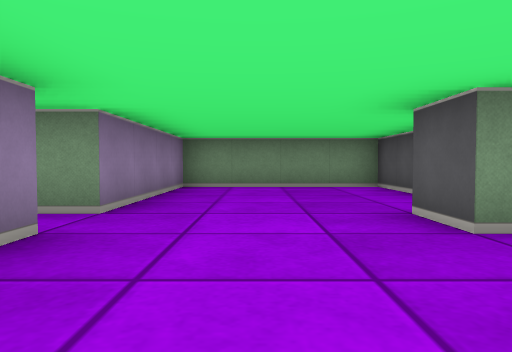
[1] (above)

24 first-person views from a walk through a cub3D ray-caster map. The camera is about half as high as the walls, tilts 2° down and sees 70° across. The floor is counted in squares. Each view is taken from the middle of a square. On the plan, view 1 faces up. The plan holds only what a view shows up to about 9 squares ahead; the rest is blank.

[2]
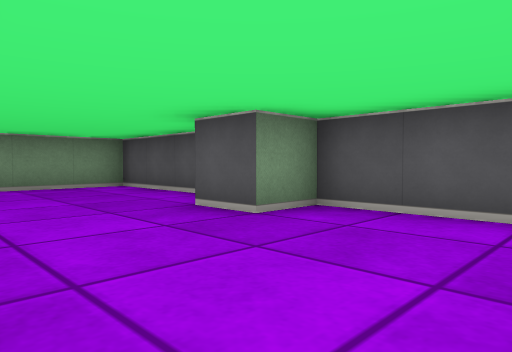

[3]
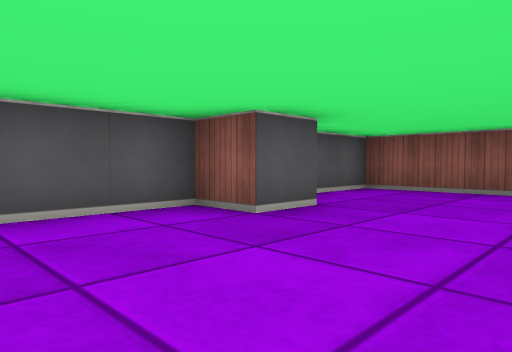

[4]
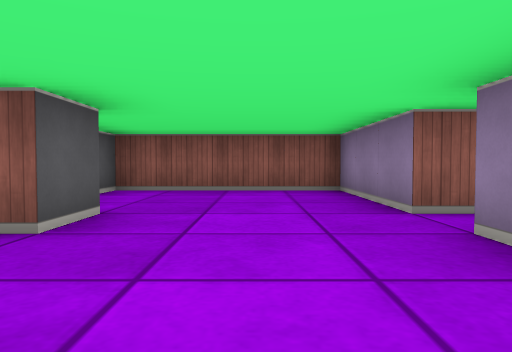

[5]
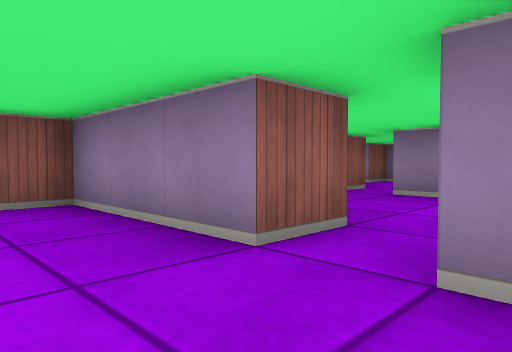

[6]
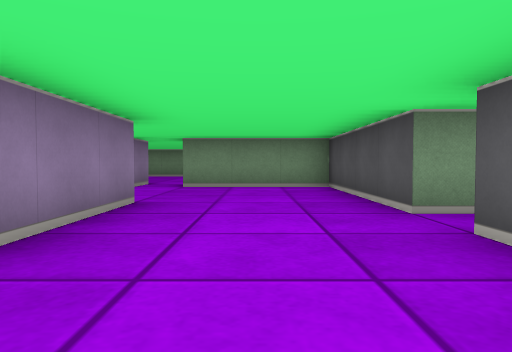

[7]
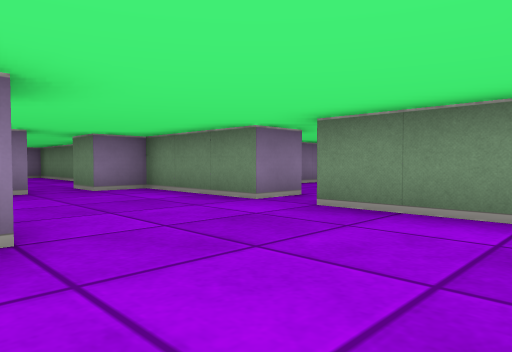

[8]
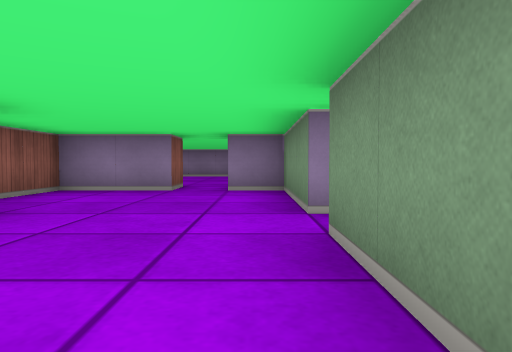

[9]
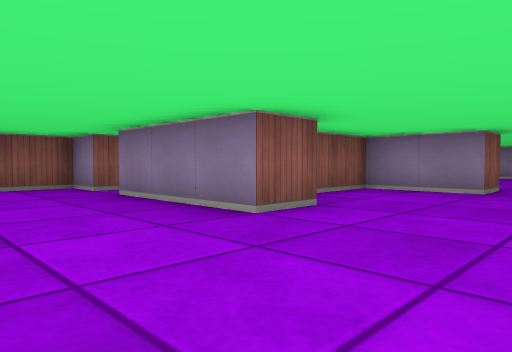

[10]
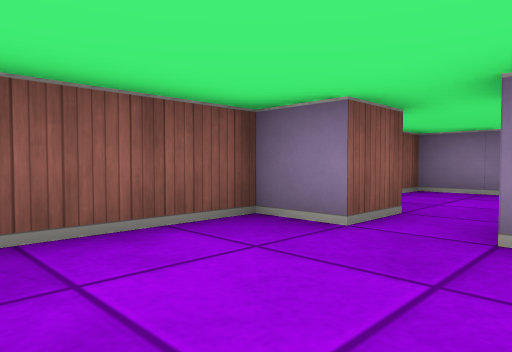

[11]
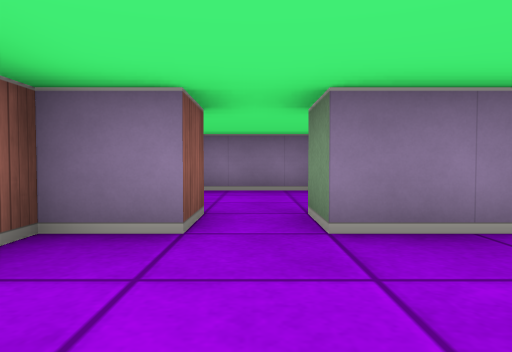

[12]
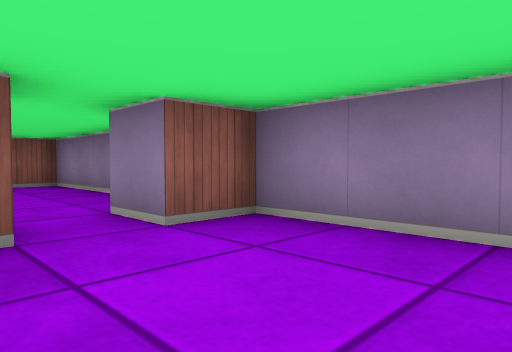

[13]
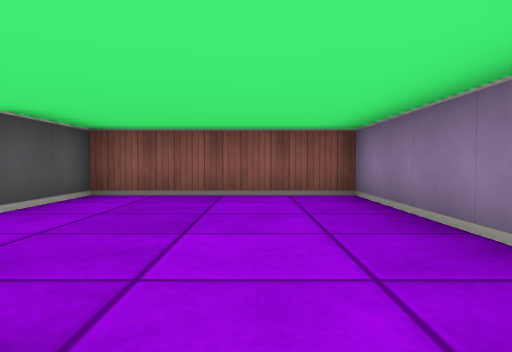

[14]
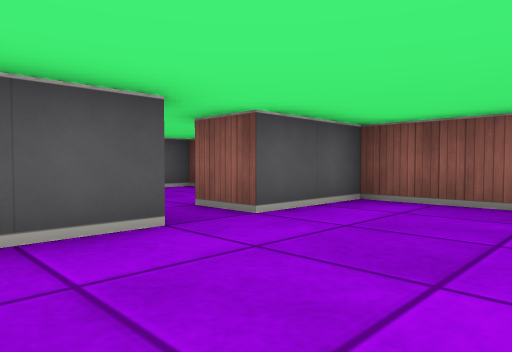

[15]
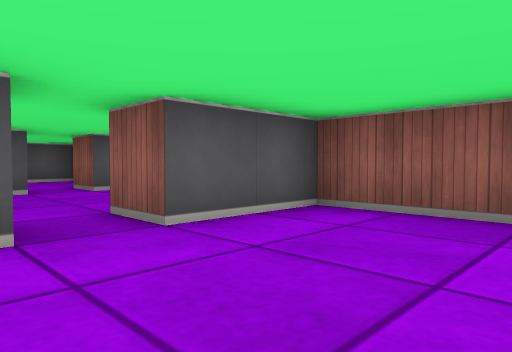

[16]
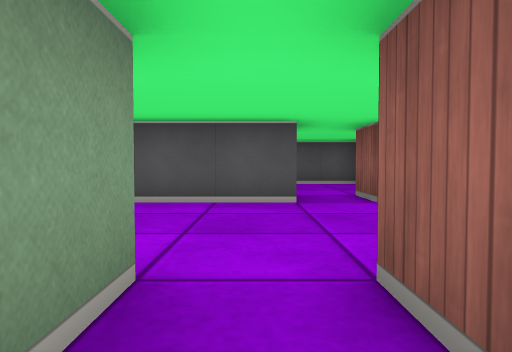

[17]
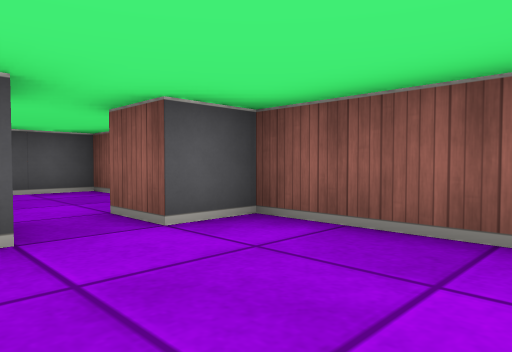

[18]
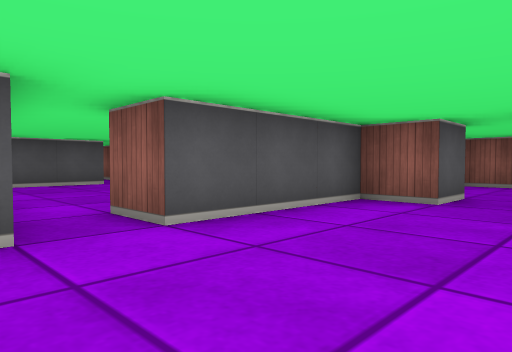

[19]
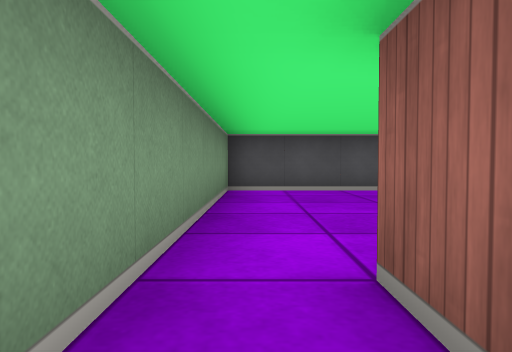

[20]
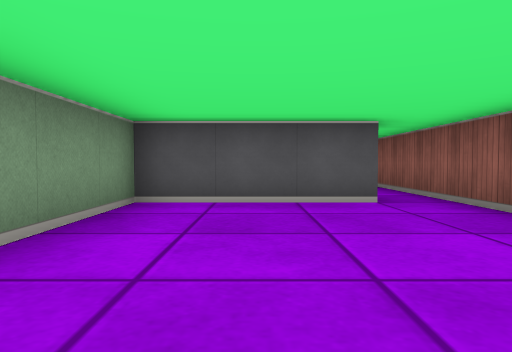

[21]
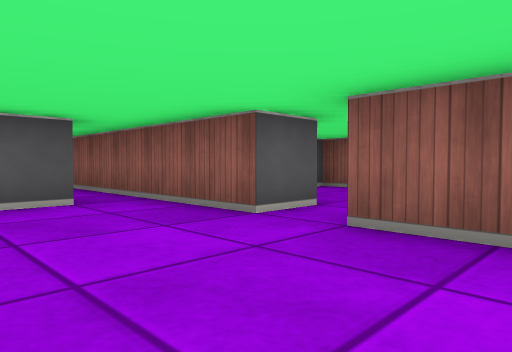

[22]
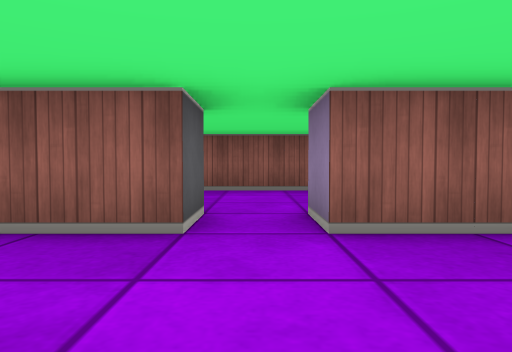

[23]
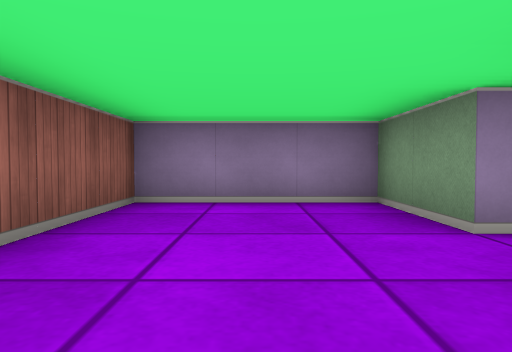

[24]
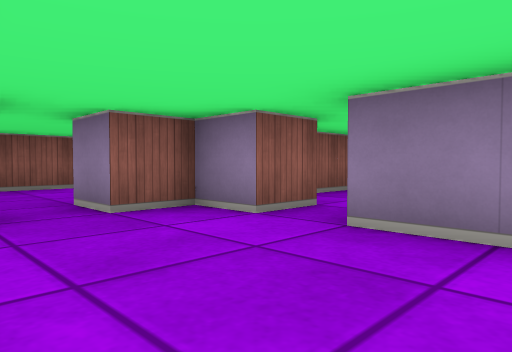

### Floor plan
Ten units are one square. View 1 is at (0, 0); x grows to the right and y downward. Boxes are objects, and circles mark ways between rooms. Rooms are numbered by the first view taken in them; rooms with no view inside come last. Other rooms are left out.
<svg viewBox="-110 -90 205 200">
<path fill="none" stroke="#000" d="M-26 -25 -15 -25 -15 5 25 5 25 -25 15 -25 15 -35 25 -35 25 -75 -15 -75 -15 -35 -25 -35M-65 -45 -55 -45 -55 -15 -65 -15M-25 -35 -25 -75 -55 -75M-66 -5 -55 -5 -55 5 -34 5M-65 -85 -65 -75 -95 -75 -95 -65 -105 -65M-105 -55 -95 -55 -95 -35 -79 -35M-95 -20 -95 5 -85 5M-95 31 -95 65 -55 65 -55 45M-55 35 -55 24M-85 5 -85 15M-45 35 -55 35M-15 46 -15 25M-55 45 -45 45M-39 65 -15 65 -15 55M-5 34 -5 45M-15 55 -5 55 -5 65 5 65 5 75M15 76 15 65 25 65 25 35M65 65 85 65M85 56 85 25 26 25M41 65 55 65M25 35 35 35M65 75 65 65M55 65 55 75 35 75 35 105 85 105"/>
<circle cx="-20" cy="-30" r="3" fill="#2a7"/>
<circle cx="-60" cy="-10" r="3" fill="#2a7"/>
<circle cx="-80" cy="10" r="3" fill="#2a7"/>
<circle cx="-50" cy="40" r="3" fill="#2a7"/>
<circle cx="-10" cy="50" r="3" fill="#2a7"/>
<circle cx="30" cy="30" r="3" fill="#2a7"/>
<circle cx="60" cy="70" r="3" fill="#2a7"/>
<text x="0" y="-40">1</text>
<text x="-50" y="-40">2</text>
<text x="-80" y="-10">3</text>
<text x="-80" y="40">4</text>
<text x="-30" y="40">5</text>
<text x="10" y="40">6</text>
<text x="60" y="40">7</text>
<text x="60" y="90">8</text>
</svg>
Room 1 opens to room 2. Room 2 opens to room 3. Room 3 opens to room 4. Room 4 opens to room 5. Room 5 opens to room 6. Room 6 opens to room 7. Room 7 opens to room 8.

Where each view was taken, in squares from view 1:
view 1: 0 up, 0 right, facing up
view 2: 0 up, 1 left, facing up-right
view 3: 6 up, 1 left, facing down-right
view 4: 6 up, 0 right, facing down
view 5: 4 up, 0 right, facing down-left
view 6: 0 up, 4 left, facing up
view 7: 4 up, 3 left, facing up-left
view 8: 7 up, 3 left, facing left
view 9: 7 up, 3 left, facing down-left
view 10: 2 up, 3 left, facing down-left
view 11: 1 up, 3 left, facing left
view 12: 2 up, 7 left, facing down-left
view 13: 1 down, 8 left, facing down
view 14: 2 down, 8 left, facing down-right
view 15: 3 down, 8 left, facing down-right
view 16: 4 down, 6 left, facing right
view 17: 4 down, 4 left, facing down-right
view 18: 2 down, 0 right, facing down-right
view 19: 3 down, 2 right, facing right
view 20: 4 down, 4 right, facing right
view 21: 4 down, 4 right, facing down-right
view 22: 4 down, 6 right, facing down
view 23: 9 down, 8 right, facing left
view 24: 3 down, 2 right, facing down-left
